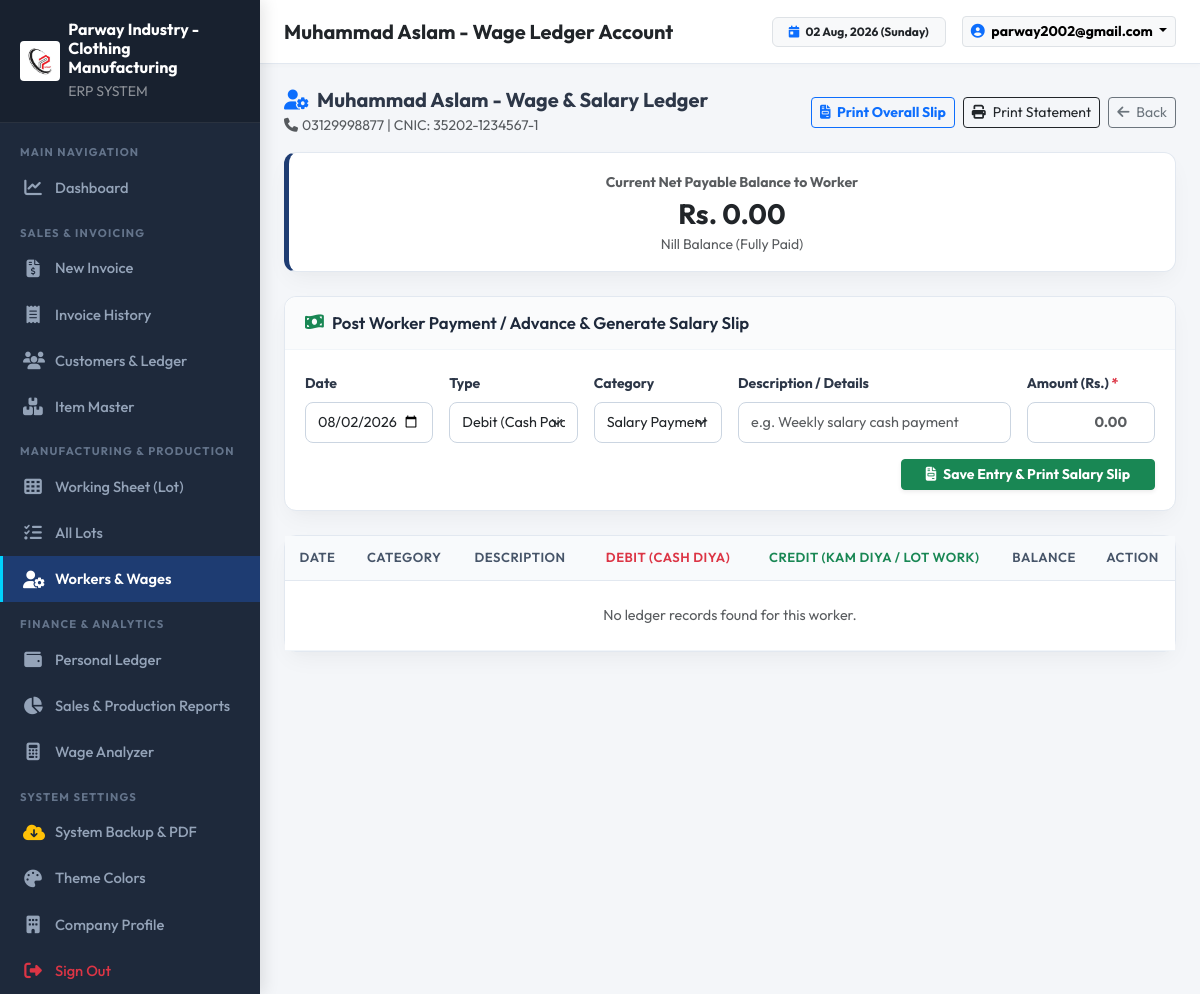
Page /modules/workers/ledger.php?id=1 (signed in) on the committed database.
### tables this page shows
CREATE TABLE IF NOT EXISTS `settings` (
  `id` INT AUTO_INCREMENT PRIMARY KEY,
  `company_name` VARCHAR(150) NOT NULL DEFAULT 'Parway Industry',
  `logo` VARCHAR(255) DEFAULT '',
  `theme_primary_color` VARCHAR(20) DEFAULT '#2b5876',
  `theme_secondary_color` VARCHAR(20) DEFAULT '#4e4376',
  `address` TEXT,
  `phone` VARCHAR(50) DEFAULT '+92 300 1234567'
);

CREATE TABLE IF NOT EXISTS `workers` (
  `id` INT AUTO_INCREMENT PRIMARY KEY,
  `name` VARCHAR(100) NOT NULL,
  `phone` VARCHAR(30) DEFAULT '',
  `cnic` VARCHAR(30) DEFAULT '',
  `joining_date` DATE DEFAULT NULL,
  `default_rate` DECIMAL(10,2) DEFAULT 0.00
);

### config/db.php (called while the page is built, shortened)
<?php
class Database {
    private static $instance = null;
    public static function getInstance() {
        if (self::$instance === null) {
            self::$instance = new Database();
        }
        return self::$instance->pdo;
    }
}
$pdo = Database::getInstance();
$settings = [
    'company_name' => 'Parway Industry',
    'theme_primary_color' => '#1e3c72',
    'theme_secondary_color' => '#2a5298',
    'sidebar_bg_color' => '#1e293b',
    'address' => 'Industrial Area, Faisalabad, Pakistan',
    'phone' => '+92 300 0000000',
    'email' => 'parway2002@gmail.com',
    'logo' => 'assets/uploads/logo/logo.png',
    'currency_symbol' => 'Rs.',
    'invoice_title' => 'SALES INVOICE',
    'invoice_footer_note' => 'Goods once sold are non-refundable. Thank you for your business!',
    'default_work_types' => 'Stitching, Cutting, Overlock, Packing, Pressing, Embroidery, Thread Cutting'
];
try {
    $stmt = $pdo->query("SELECT * FROM settings WHERE id = 1 LIMIT 1");
    $row = $stmt->fetch();
    if ($row) {
        $settings = array_merge($settings, array_filter($row, function($val) { return $val !== null && $val !== ''; }));
    }
} catch (Exception $e) {
}
function base_url($path = '') {
    $protocol = isset($_SERVER['HTTPS']) && $_SERVER['HTTPS'] === 'on' ? "https" : "http";
    $host = $_SERVER['HTTP_HOST'] ?? 'localhost';
    $doc_root = str_replace('\\', '/', $_SERVER['DOCUMENT_ROOT'] ?? '');
    $app_dir = str_replace('\\', '/', dirname(__DIR__));
    $relative = str_replace($doc_root, '', $app_dir);
    return rtrim($protocol . "://" . $host . $relative, '/') . '/' . ltrim($path, '/');
}
function format_rs($amount) {
    global $settings;
    $symbol = !empty($settings['currency_symbol']) ? $settings['currency_symbol'] : 'Rs.';
    return $symbol . ' ' . number_format((float)$amount, 2);
}
function recalculate_worker_balance($worker_id, $pdo = null) {
    $running_balance = 0.00;
    $stmt_entries = $pdo->prepare("SELECT id, type, amount FROM worker_ledger WHERE worker_id = ? ORDER BY date ASC, id ASC");
    $stmt_entries->execute([$worker_id]);
    $entries = $stmt_entries->fetchAll();
    return $running_balance;
}

### modules/workers/ledger.php (the view, shortened to what this page needs)
<?php
require_once __DIR__ . '/../../config/db.php';
$worker_id = isset($_GET['id']) ? (int)$_GET['id'] : 0;
$stmt = $pdo->prepare("SELECT * FROM workers WHERE id = ?");
$stmt->execute([$worker_id]);
$worker = $stmt->fetch();
$current_balance = recalculate_worker_balance($worker_id, $pdo);
$page_title = $worker['name'] . ' - Wage Ledger Account';
require_once __DIR__ . '/../../includes/header.php';
?>
<div class="d-flex justify-content-between align-items-center mb-3 no-print">
  <div>
    <h5 class="fw-bold m-0"><i class="fa-solid fa-user-gear text-primary me-2"></i><?= htmlspecialchars($worker['name']) ?> - Wage & Salary Ledger</h5>
    <small class="text-muted"><i class="fa-solid fa-phone me-1"></i><?= htmlspecialchars($worker['phone'] ?: 'N/A') ?> | CNIC: <?= htmlspecialchars($worker['cnic'] ?: 'N/A') ?></small>
  </div>
  <div class="d-flex gap-2">
    <a href="<?= base_url('modules/workers/salary_slip.php?worker_id=' . $worker_id) ?>" target="_blank" class="btn btn-outline-primary btn-sm fw-bold">
      <i class="fa-solid fa-file-invoice me-1"></i> Print Overall Slip
    </a>
    <button onclick="window.print()" class="btn btn-outline-dark btn-sm">
      <i class="fa-solid fa-print me-1"></i> Print Statement
    </button>
    <a href="<?= base_url('modules/workers/list.php') ?>" class="btn btn-outline-secondary btn-sm">
      <i class="fa-solid fa-arrow-left me-1"></i> Back
    </a>
  </div>
</div>
<div class="card-custom p-3 mb-4 no-print text-center" style="border-left: 5px solid var(--primary-color);">
  <small class="text-muted uppercase fw-bold">Current Net Payable Balance to Worker</small>
  <h3 class="fw-bold mt-1 mb-0 <?= $current_balance > 0 ? 'text-info' : ($current_balance < 0 ? 'text-danger' : 'text-dark') ?>">
    <?= format_rs($current_balance) ?>
  </h3>
  <small class="text-muted">
    <?= $current_balance > 0 ? '(Company Dena Hai - Worker Earned Wages)' : ($current_balance < 0 ? '(Worker se Lena Hai - Advance Cash Given)' : 'Nill Balance (Fully Paid)') ?>
  </small>
</div>
<div class="card-custom mb-4 no-print">
  <div class="card-custom-header">
    <h6 class="card-custom-title"><i class="fa-solid fa-money-bill-wave text-success"></i> Post Worker Payment / Advance & Generate Salary Slip</h6>
  </div>
  <div class="card-custom-body">
    <form action="" method="POST" class="row g-3">
      <div class="col-md-2">
        <label class="form-label small fw-bold">Date</label>
        <input type="date" name="date" class="form-control form-control-sm" value="<?= date('Y-m-d') ?>" required>
      </div>
      <div class="col-md-2">
        <label class="form-label small fw-bold">Type</label>
        <select name="type" class="form-select form-select-sm" required>
          <option value="debit" selected>Debit (Cash Paid / Payment)</option>
        </select>
      </div>
      <div class="col-md-2">
        <label class="form-label small fw-bold">Category</label>
        <select name="category" class="form-select form-select-sm" required>
          <option value="salary">Salary Payment</option>
        </select>
      </div>
      <div class="col-md-4">
        <label class="form-label small fw-bold">Description / Details</label>
        <input type="text" name="description" class="form-control form-control-sm" placeholder="e.g. Weekly salary cash payment" required>
      </div>
      <div class="col-md-2">
        <label class="form-label small fw-bold">Amount (<?= htmlspecialchars($settings['currency_symbol']) ?>) <span class="text-danger">*</span></label>
        <input type="number" step="0.01" min="0" name="amount" class="form-control form-control-sm text-end fw-bold" placeholder="0.00" required>
      </div>
      <div class="col-12 text-end">
        <button type="submit" class="btn btn-success btn-sm px-4 fw-bold shadow-sm">
          <i class="fa-solid fa-file-invoice me-1"></i> Save Entry & Print Salary Slip
        </button>
      </div>
    </form>
  </div>
</div>
<div class="card-custom">
  <div class="card-custom-body p-0">
    <div class="table-responsive">
      <table class="table table-custom mb-0">
        <thead>
          <tr>
            <th>Date</th>
            <th>Category</th>
            <th>Description</th>
            <th class="text-end text-danger">Debit (Cash Diya)</th>
            <th class="text-end text-success">Credit (Kam Diya / Lot Work)</th>
            <th class="text-end">Balance</th>
            <th class="text-center no-print">Action</th>
          </tr>
        </thead>
        <tbody>
          <?php if (empty($entries)): ?>
            <tr><td colspan="7" class="text-center text-muted py-4">No ledger records found for this worker.</td></tr>
          <?php endif; ?>
        </tbody>
      </table>
    </div>
  </div>
</div>
<?php require_once __DIR__ . '/../../includes/footer.php'; ?>

### includes/header.php (shortened to what this page needs)
<?php
require_once __DIR__ . '/../config/db.php';
?>
<!DOCTYPE html>
<html lang="en">
<head>
  <link rel="stylesheet" href="https://cdnjs.cloudflare.com/ajax/libs/font-awesome/6.5.1/css/all.min.css">
  <link rel="stylesheet" href="https://cdn.jsdelivr.net/npm/bootstrap@5.3.2/dist/css/bootstrap.min.css">
  <link rel="stylesheet" href="<?= base_url('assets/css/style.css') ?>">
</head>
<body>
<div class="app-wrapper">
  <?php require_once __DIR__ . '/sidebar.php'; ?>
  <div class="main-content">
    <header class="top-navbar no-print">
      <div class="d-flex align-items-center gap-3">
        <h5 class="fw-bold m-0 text-dark"><?= htmlspecialchars($page_title ?? 'Dashboard Overview') ?></h5>
      </div>
      <div class="d-flex align-items-center gap-3">
        <span class="badge bg-light text-dark border px-3 py-2">
          <i class="fa-solid fa-calendar-day me-1 text-primary"></i> <?= date('d M, Y (l)') ?>
        </span>
        <div class="dropdown">
          <button class="btn btn-light btn-sm border dropdown-toggle fw-bold" type="button" data-bs-toggle="dropdown">
            <i class="fa-solid fa-user-circle text-primary me-1"></i> <?= htmlspecialchars($_SESSION['username'] ?? 'Admin') ?>
          </button>
        </div>
      </div>
    </header>
    <main class="page-container p-4">

### includes/sidebar.php
<?php
$current_uri = $_SERVER['REQUEST_URI'] ?? '';
function is_active($page, $current_uri) {
    return (strpos($current_uri, $page) !== false) ? 'active' : '';
}
?>
<aside class="app-sidebar">
  <div class="sidebar-header d-flex align-items-center gap-2">
    <?php if (!empty($settings['logo']) && file_exists(__DIR__ . '/../' . $settings['logo'])): ?>
      <img src="<?= base_url($settings['logo']) ?>" alt="Logo" style="max-height: 40px; width: auto; object-fit: contain; background: #fff; padding: 2px; border-radius: 4px;">
    <?php else: ?>
      <i class="fa-solid fa-shirt brand-icon text-white fs-4"></i>
    <?php endif; ?>
    <div class="brand-text">
      <h6 class="m-0 fw-bold text-white"><?= htmlspecialchars($settings['company_name'] ?? 'PARWAY') ?></h6>
      <small class="text-white-50 uppercase fs-7">ERP SYSTEM</small>
    </div>
  </div>
  <div class="sidebar-menu">
    <div class="menu-label">Main Navigation</div>
    <ul class="list-unstyled m-0 p-0">
      <li>
        <a href="<?= base_url('modules/dashboard/index.php') ?>" class="<?= is_active('dashboard/index.php', $current_uri) ?>">
          <i class="fa-solid fa-chart-line"></i>
          <span>Dashboard</span>
        </a>
      </li>
    </ul>
    <div class="menu-label">Sales & Invoicing</div>
    <ul class="list-unstyled m-0 p-0">
      <li>
        <a href="<?= base_url('modules/invoice/create.php') ?>" class="<?= is_active('invoice/create.php', $current_uri) ?>">
          <i class="fa-solid fa-file-invoice-dollar"></i>
          <span>New Invoice</span>
        </a>
      </li>
      <li>
        <a href="<?= base_url('modules/invoice/list.php') ?>" class="<?= is_active('invoice/list.php', $current_uri) ?>">
          <i class="fa-solid fa-receipt"></i>
          <span>Invoice History</span>
        </a>
      </li>
      <li>
        <a href="<?= base_url('modules/customers/list.php') ?>" class="<?= is_active('customers/', $current_uri) ?>">
          <i class="fa-solid fa-users"></i>
          <span>Customers & Ledger</span>
        </a>
      </li>
      <li>
        <a href="<?= base_url('modules/items/list.php') ?>" class="<?= is_active('items/list.php', $current_uri) ?>">
          <i class="fa-solid fa-boxes-stacked"></i>
          <span>Item Master</span>
        </a>
      </li>
    </ul>
    <div class="menu-label">Manufacturing & Production</div>
    <ul class="list-unstyled m-0 p-0">
      <li>
        <a href="<?= base_url('modules/working_sheet/lot_entry.php') ?>" class="<?= is_active('lot_entry.php', $current_uri) ?>">
          <i class="fa-solid fa-table-cells"></i>
          <span>Working Sheet (Lot)</span>
        </a>
      </li>
      <li>
        <a href="<?= base_url('modules/working_sheet/lot_list.php') ?>" class="<?= is_active('lot_list.php', $current_uri) ?>">
          <i class="fa-solid fa-list-check"></i>
          <span>All Lots</span>
        </a>
      </li>
      <li>
        <a href="<?= base_url('modules/workers/list.php') ?>" class="<?= is_active('workers/', $current_uri) ?>">
          <i class="fa-solid fa-user-gear"></i>
          <span>Workers & Wages</span>
        </a>
      </li>
    </ul>
    <div class="menu-label">Finance & Analytics</div>
    <ul class="list-unstyled m-0 p-0">
      <li>
        <a href="<?= base_url('modules/personal_ledger/index.php') ?>" class="<?= is_active('personal_ledger/', $current_uri) ?>">
          <i class="fa-solid fa-wallet"></i>
          <span>Personal Ledger</span>
        </a>
      </li>
      <li>
        <a href="<?= base_url('modules/reports/daily.php') ?>" class="<?= is_active('reports/daily.php', $current_uri) ?>">
          <i class="fa-solid fa-chart-pie"></i>
          <span>Sales & Production Reports</span>
        </a>
      </li>
      <li>
        <a href="<?= base_url('modules/reports/wage_analyzer.php') ?>" class="<?= is_active('reports/wage_analyzer.php', $current_uri) ?>">
          <i class="fa-solid fa-calculator"></i>
          <span>Wage Analyzer</span>
        </a>
      </li>
    </ul>
    <div class="menu-label">System Settings</div>
    <ul class="list-unstyled m-0 p-0">
      <li>
        <a href="<?= base_url('modules/settings/backup.php') ?>" class="<?= is_active('settings/backup.php', $current_uri) ?>">
          <i class="fa-solid fa-cloud-arrow-down text-warning"></i>
          <span>System Backup & PDF</span>
        </a>
      </li>
      <li>
        <a href="<?= base_url('modules/settings/theme.php') ?>" class="<?= is_active('settings/theme.php', $current_uri) ?>">
          <i class="fa-solid fa-palette"></i>
          <span>Theme Colors</span>
        </a>
      </li>
      <li>
        <a href="<?= base_url('modules/settings/company_info.php') ?>" class="<?= is_active('settings/company_info.php', $current_uri) ?>">
          <i class="fa-solid fa-building"></i>
          <span>Company Profile</span>
        </a>
      </li>
      <li>
        <a href="<?= base_url('logout.php') ?>" class="text-danger">
          <i class="fa-solid fa-right-from-bracket"></i>
          <span>Sign Out</span>
        </a>
      </li>
    </ul>
  </div>
</aside>

### rows in the picture
settings: company_name "Parway Industry - Clothing Manufacturing"
workers: name "Muhammad Aslam - Wage Ledger Account", name "Muhammad Aslam", phone "03129998877", cnic "35202-1234567-1"

### other values in the picture
$_SESSION['username'] "parway2002@gmail.com"
format_rs($current_balance) "Rs. 0.00"
$settings['currency_symbol'] "Rs."
